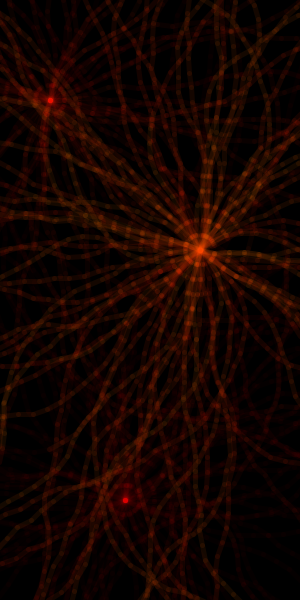
Frame 1 (no input)
Frame 60 (the mouse pressed at the canvas centre just before this capture): identical to frame 1, image omitted
Frame 120 (the mouse held since frame 60 and released just before this capture): identical to frame 1, image omitted

The Processing sketch that drew this single still picture (run headless with seeded random() and noise(); from frame 60 on, the mouse is pressed at the canvas centre):

// Processing sketch: processing_32366
// ── processing_32366.pde


float x=100;
float y=100;
float O=random(TWO_PI);
float L=15;
int a=0;
float count=1.0;
float b=0.0;
int redy=0;
int orangey=30;


void setup(){
  
  size(300,600);
  background(0);
  strokeWeight(5);
  this.draw2();
  
}

void draw(){}

void draw2(){
 for(int b = 0; b < 1000; b++){
  stroke(255,redy,0,10);
  float x2=x+L*cos(O);
  float y2=y+L*sin(O);
  
  
  line(x,y,x2,y2);
  redy=redy+1;
  if(redy>40){
  redy=0;}
  x=x2;
  y=y2;
  O=O+random(-PI/10.0,PI/10.0);
  
  if(x<0 || y<0 || y>600 ||x>300){
    x=50;
    y=100;
    O=random(TWO_PI);}
    
  }
  
 for(int b = 0; b < 1500; b++){
 stroke(255,orangey,0,20);
  float x2=x+L*cos(O);
  float y2=y+L*sin(O);
  
  line(x,y,x2,y2);
  orangey=orangey+1;
  if(orangey>115){
  orangey=30;}
  x=x2;
  y=y2;
  O=O+random(-PI/10.0,PI/10.0);
  
  if(x<0 || y<0 || y>600 ||x>300){
    x=200;
    y=250;
    O=random(TWO_PI);}
    
  }
  for(int b = 0; b < 1500; b++){
  {stroke(255,redy,0,5);
  float x2=x+L*cos(O);
  float y2=y+L*sin(O);
  
  count= count + 1.0;
  
  line(x,y,x2,y2);
  redy=redy+1;
  if(redy>20){
  redy=0;}
  x=x2;
  y=y2;
  O=O+random(-PI/10.0,PI/10.0);
  
  if(x<0 || y<0 || y>600 ||x>300){
    x=125;
    y=500;
    O=random(TWO_PI);}
 
     }
    
   }
   
}
